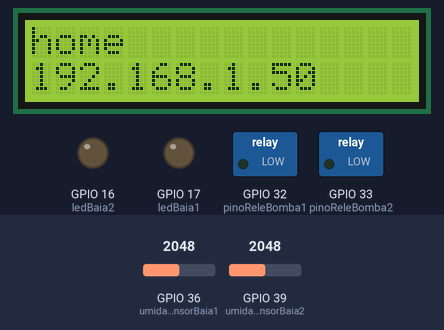
The sketch below on a simulated ESP32. On the bench: 16×2 character LCD, switched loads named in the sketch (green lamp = pin HIGH), output pins drawn as LEDs (lit = HIGH). The inputs (shaded band) are chosen by the test bench; at power-on: GPIO 36 (umidadeSensorBaia1) = 2048, GPIO 39 (umidadeSensorBaia2) = 2048. WiFi joins after 1.5 s; servers stay silent unless stated; storage starts empty; no MQTT or app messages arrive unless stated; what the sketch prints to the serial monitor is not drawn.

Above: at 3.0 s.
3.1 s: GPIO 36 (umidadeSensorBaia1) set to 3948
11.7 s: GPIO 36 (umidadeSensorBaia1) set to 4061
At 20.7 s:
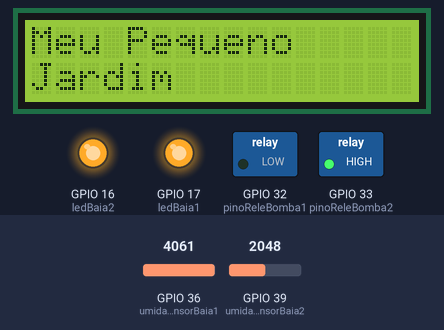
21.8 s: GPIO 39 (umidadeSensorBaia2) set to 3942
31.7 s: GPIO 39 (umidadeSensorBaia2) set to 4037
At 40.8 s:
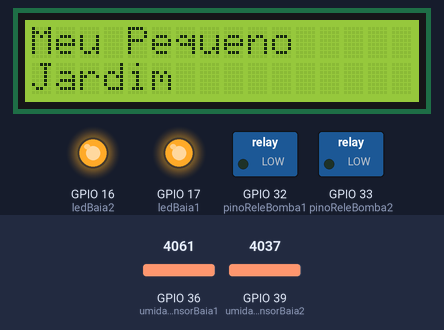
41.8 s: GPIO 36 (umidadeSensorBaia1) set to 3603
At 50.6 s:
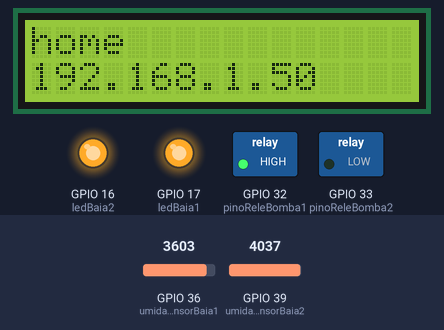
Timing chart, 0 to 52.1 s (numbered marks = the images above; inputs shaded):
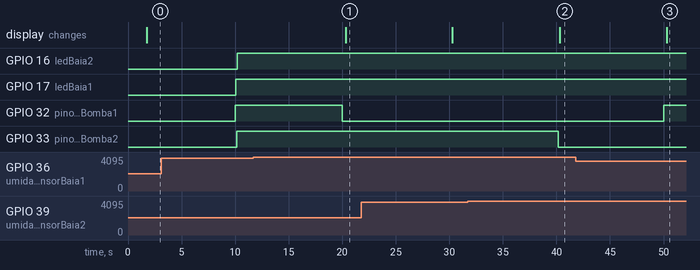

Measured:
- the behaviour switches between 3999 and 4000 on GPIO 36 (umidadeSensorBaia1) (found by bisection; images 0 and 1)
- the behaviour switches between 4000 and 4001 on GPIO 39 (umidadeSensorBaia2) (found by bisection; images 1 and 2)
- after the input at 11.7 s, GPIO 32 (pinoReleBomba1): HIGH → LOW after 8.3 s
- after the input at 31.7 s, GPIO 33 (pinoReleBomba2): HIGH → LOW after 8.5 s
- after the input at 41.8 s, GPIO 32 (pinoReleBomba1): LOW → HIGH after 8.2 s

The sketch:

MPJCode.ino
```cpp
#include <SPI.h>
#include <SD.h>
#include <ArduinoJson.h>
#include <WiFi.h>  // Estabelecer a conexão da ESP32 à rede Wi-Fi.
#include <string.h>
#include <ESP32Servo.h>
#include <WiFiManager.h>
#include <ArduinoMqttClient.h>
#include <Wire.h>
#include <LiquidCrystal_I2C.h>
// Define Struct
struct Bay {
  int idBay;

  int pinBomb;
  int pinLight;
  int domeID;
  int pinUmySensor;

  bool statusBomb;
  bool statusLight;
  bool statusDome;

  float umySensorValue;
  float umySensorValueDefault;
  float lightTimePicker;
  float lightTimePickerDefault;
};

// Define PINS
const int pinoReleBomba1 = 32;  // Exemplo: pino GPIO 5
const int pinoReleBomba2 = 33;  // Exemplo: pino GPIO 18
// const int pinDome1 = 14;        // Exemplo: pino GPIO 13
//const int pinoServoDireito2 = 14;   // Exemplo: pino GPIO 14
// const int pinDome2 = 27;  // Exemplo: pino GPIO 12
//const int pinoServoEsquerdo2 = 27;  // Exemplo: pino GPIO 27
#define umidadeSensorBaia1 A0  // PINO 36
#define umidadeSensorBaia2 A3  // PINO 39
// const int nivelSensor = 32;         // Exemplo: pino GPIO 32
const int ledBaia1 = 17;  // Exemplo: pino GPIO 19
const int ledBaia2 = 16;   // Exemplo: pino GPIO 21

// Define variables
Bay baia[2];
const int chipSelect = 5;
Servo servosBay[2];
const char broker[] = "test.mosquitto.org";
int port = 1883;
String topic;

WiFiClient wifiClient;
MqttClient mqttClient(wifiClient);

unsigned long messageSelector=0;

// Cria um buffer de memória para o JSON. O tamanho é ajustado ao tamanho do JSON.
StaticJsonDocument<3072> doc;

//Leitor LCD
LiquidCrystal_I2C LCD = LiquidCrystal_I2C(0x27, 16, 2);
unsigned long previousMillis = 0;  // Tempo de referência
const long interval = 10000;       // Intervalo de 10 segundos
void setup() {
  // put your setup code here, to run once:
  Serial.begin(9600);
  Serial.println("Hello, ESP32!");
  Serial.println("Inicializando o SD card...");
  LCD.init();
  LCD.backlight();  // Liga a luz de fundo
  LCD.setCursor(0, 0);
  LCD.print("Bem vindo ao Meu");
  LCD.setCursor(0, 1);
  LCD.print("Pequeno Jardim");
  // delay(2000);
  // Verifica se o cartão SD foi inicializado corretamente
  if (!SD.begin(chipSelect)) {
    Serial.println("Falha na inicialização do SD card!");
    configBay("");
  } else {
    Serial.println("SD card inicializado com sucesso!");
    String data = readFile("baysConfig");
    configBay(data);
  }
  connectWifi();
  attachPins();
}

void loop() {
  unsigned long currentMillis = millis();
  if (currentMillis - previousMillis >= interval) {
    previousMillis = currentMillis;
    for (int i = 0; i < 2; i++) {
      controlHumidity(&baia[i]);
      controlLight(&baia[i]);
    }
    // String docSerializedJson = serializeJsonStruct();
    // Serial.println(docSerializedJson);
    writeFile("baysConfig");
    mqttClient.poll();
    recieveMessage();
    sendMessage();
    changeLCDMessage();
  }

}
void changeLCDMessage(){
  messageSelector++;
  LCD.clear();
  if(messageSelector%2==0){
  LCD.setCursor(0, 0);
  LCD.print("Meu Pequeno");
  LCD.setCursor(0, 1);
  LCD.print("Jardim");
  }else{
  LCD.setCursor(0, 0);
  LCD.print(WiFi.SSID());
  LCD.setCursor(0, 1);
  LCD.print(WiFi.localIP());

  }
}
void configBay(String configs) {
  if (configs == "") {
    baia[0] = { 0, pinoReleBomba1, ledBaia1, 0, umidadeSensorBaia1, false, false, false, 0, 4000, 0, 21600 };
    baia[1] = { 1, pinoReleBomba2, ledBaia2, 1, umidadeSensorBaia2, false, false, false, 0, 4000, 0, 21600 };
    writeFile("baysConfig");
  } else {
    if (convertJson(configs)) {
      for (JsonObject module : doc["bays"].as<JsonArray>()) {
        int idBay = module["idBay"];

        baia[idBay].idBay = idBay;
        baia[idBay].pinBomb = module["pinBomb"];
        baia[idBay].pinLight = module["pinLight"];
        baia[idBay].domeID = module["domeID"];
        baia[idBay].pinUmySensor = module["pinUmySensor"];

        baia[idBay].statusBomb = module["statusBomb"];
        baia[idBay].statusLight = module["statusLight"];
        baia[idBay].statusDome = module["statusDome"];

        baia[idBay].umySensorValue = module["umySensorValue"];
        baia[idBay].umySensorValueDefault = module["umySensorValueDefault"];
        baia[idBay].lightTimePicker = module["lightTimePicker"];
        baia[idBay].lightTimePickerDefault = module["lightTimePickerDefault"];
      }
    } else {
      configBay("");
    }
  }
}

void updateBay(String configs) {
  StaticJsonDocument<3072> docRecived;
  DeserializationError error = deserializeJson(docRecived, configs);
  // Verifica se houve erro na deserialização
  if (error) {
    Serial.print("Erro na leitura do JSON: ");
    Serial.println(error.f_str());
  } else {
    for (JsonObject module : docRecived.as<JsonArray>()) {
      int idBay = module["idBay"];
      baia[idBay].umySensorValueDefault = module["umySensorValueDefault"];
      baia[idBay].lightTimePickerDefault = module["lightTimePickerDefault"];
    }
    Serial.println(serializeJsonStruct());
  }
}
void writeFile(String nameArchive) {
  // Abre o arquivo para leitura:
  File dataFile = SD.open("/" + nameArchive + ".json", FILE_WRITE);

  // Verifica se o arquivo foi aberto corretamente
  if (dataFile) {
    Serial.println("Escrevendo no arquivo...");
    String docSerializedJson = serializeJsonStruct();
    dataFile.println(docSerializedJson);
    // Fecha o arquivo após a escrita
    dataFile.flush();
    dataFile.close();
    Serial.println("Arquivo escrito e fechado com sucesso.");
  } else {
    // Se houver erro ao abrir o arquivo, exibe uma mensagem de erro
    SD.end();  // Finalize a conexão com o SD
    if (SD.begin(chipSelect)) {
      Serial.println("sd reiniciado");
    }
    Serial.println("Erro ao abrir o arquivo para escrita.");
  }
}

String readFile(String nameArchive) {
  File dataFileRead = SD.open("/" + nameArchive + ".json");
  String allfile = "";
  if (dataFileRead) {
    Serial.println("Lendo arquivo:");

    // Lê o arquivo linha por linha e imprime no terminal:
    while (dataFileRead.available()) {
      char c = dataFileRead.read();  // Lê um caractere
      allfile += c;                  // Adiciona o caractere à string
    }

    // Fecha o arquivo após a leitura:
    dataFileRead.close();
  } else {
    // Se o arquivo não puder ser aberto, exibe uma mensagem de erro:
    Serial.println("Erro ao abrir o arquivo");
  }
  return allfile;
}

boolean convertJson(String jsonString) {
  Serial.println("Convertendo arquivo");


  // Deserializa a string JSON e armazena os dados no documento
  DeserializationError error = deserializeJson(doc, jsonString);

  // Verifica se houve erro na deserialização
  if (error) {
    Serial.print("Erro na leitura do JSON: ");
    Serial.println(error.f_str());
    return false;
  }
  return true;
}

String serializeJsonStruct() {
  // Criar um objeto JSON
  DynamicJsonDocument docWriter(1024);  // Tamanho do documento JSON
  // Preencher o documento JSON com o array de estruturas
  JsonArray jsonArray = docWriter.createNestedArray("bays");

  for (int i = 0; i < 2; i++) {
    JsonObject baiaObject = jsonArray.createNestedObject();
    baiaObject["idBay"] = baia[i].idBay;
    baiaObject["pinBomb"] = baia[i].pinBomb;
    baiaObject["pinLight"] = baia[i].pinLight;
    baiaObject["domeID"] = baia[i].domeID;
    baiaObject["pinUmySensor"] = baia[i].pinUmySensor;
    baiaObject["statusBomb"] = baia[i].statusBomb;
    baiaObject["statusLight"] = baia[i].statusLight;
    baiaObject["statusDome"] = baia[i].statusDome;
    baiaObject["umySensorValue"] = baia[i].umySensorValue;
    baiaObject["umySensorValueDefault"] = baia[i].umySensorValueDefault;
    baiaObject["lightTimePicker"] = baia[i].lightTimePicker;
    baiaObject["lightTimePickerDefault"] = baia[i].lightTimePickerDefault;
  }
  String strginJson;
  serializeJson(jsonArray, strginJson);
  return strginJson;
}

String serializeJsonStructToMqtt() {
  // Criar um objeto JSON
  DynamicJsonDocument docWriter(1024);  // Tamanho do documento JSON
  // Preencher o documento JSON com o array de estruturas
  JsonArray jsonArray = docWriter.createNestedArray("bays");

  for (int i = 0; i < 2; i++) {
    JsonObject baiaObject = jsonArray.createNestedObject();
    baiaObject["idBay"] = baia[i].idBay;
    baiaObject["umySensorValue"] = baia[i].umySensorValue;
    baiaObject["umySensorValueDefault"] = baia[i].umySensorValueDefault;
    baiaObject["lightTimePicker"] = baia[i].lightTimePicker;
    baiaObject["lightTimePickerDefault"] = baia[i].lightTimePickerDefault;
  }
  String strginJson;
  serializeJson(jsonArray, strginJson);
  return strginJson;
}

void connectWifi() {
  WiFiManager wifiManager;
  wifiManager.setConfigPortalTimeout(240);
  LCD.clear();
  LCD.setCursor(0, 0);
  LCD.print("Conecte ao Wifi");
  LCD.setCursor(0, 1);
  LCD.print("MeuPequenoJardim");
  if (!wifiManager.autoConnect("MeuPequenoJardim")) {
    Serial.println(F("Falha na conexao. Resetar e tentar novamente..."));
    // delay(3000);
    ESP.restart();
    // delay(5000);
  }
  // delay(2000);
  LCD.clear();
  LCD.setCursor(0, 0);
  LCD.print("Conectado na");
  LCD.setCursor(0, 1);
  LCD.print("rede Wifi.");
  // delay(3000);
  LCD.clear();
  LCD.setCursor(0, 0);
  LCD.print(WiFi.SSID());
  LCD.setCursor(0, 1);
  LCD.print(WiFi.localIP());
  Serial.println(F("Conectado na rede Wifi."));
  Serial.print(F("Endereco IP: "));
  Serial.println(WiFi.localIP());
  Serial.println(WiFi.SSID());
  connectMqtt();
}

void connectMqtt() {
  if (!mqttClient.connect(broker, port)) {
    Serial.print("MQTT connection failed! Error code = ");
    Serial.println(mqttClient.connectError());
    while (1)
      ;
  }
  String topicMqtt = WiFi.SSID() + "-" + WiFi.localIP().toString();
  Serial.println("You're connected to the MQTT broker!");
  Serial.println(topicMqtt);
  mqttClient.subscribe(topicMqtt);
  topic = topicMqtt;
  Serial.println();
}

void recieveMessage() {
  // Se receber uma nova mensagem no tópico assinado
  if (mqttClient.available()) {
    String topic = mqttClient.messageTopic();
    String payload = mqttClient.readString();
    Serial.print("Mensagem recebida no tópico: ");
    Serial.println(topic);
    Serial.print("Conteúdo: ");
    Serial.println(payload);
    updateBay(payload);
  }
}

void sendMessage() {
  String docSerializedJson = serializeJsonStructToMqtt();
  mqttClient.beginMessage(topic + "-ESP");
  mqttClient.print(docSerializedJson);
  mqttClient.endMessage();
}
void attachPins() {
  pinMode(pinoReleBomba1, OUTPUT);
  pinMode(pinoReleBomba2, OUTPUT);
  pinMode(umidadeSensorBaia1, INPUT);
  pinMode(umidadeSensorBaia2, INPUT);
  // pinMode(nivelSensor, INPUT);
  pinMode(ledBaia1, OUTPUT);
  pinMode(ledBaia2, OUTPUT);
  // servosBay[0].attach(pinDome1);
  // servosBay[1].attach(pinDome2);
}

void openBay(Bay* baiaParameter) {
  Serial.print("Abrindo baia de: ");
  Serial.println(baiaParameter->idBay);
  // servosBay[baiaParameter->domeID].write(45);
  baiaParameter->statusDome = true;
  ledsOn(baiaParameter);
}

void closeBay(Bay* baiaParameter) {
  Serial.print("Fechando baia de: ");
  Serial.println(baiaParameter->idBay);
  // servosBay[baiaParameter->domeID].write(0);
  baiaParameter->statusDome = false;
  ledsOff(baiaParameter);
}

void ledsOn(Bay* baiaParameter) {
  Serial.print("Ligando luzes de: ");
  Serial.println(baiaParameter->idBay);
  digitalWrite(baiaParameter->pinLight, HIGH);
  // baiaParameter->statusLight = true;
}

void ledsOff(Bay* baiaParameter) {
  Serial.print("Desligando luzes de: ");
  digitalWrite(baiaParameter->pinLight, LOW);
  // baiaParameter->statusLight = false;
}

void bombOn(Bay* baiaParameter) {
  Serial.print("Ligando bomba de: ");
  Serial.println(baiaParameter->idBay);
  digitalWrite(baiaParameter->pinBomb, HIGH);
  baiaParameter->statusBomb = true;
}

void bombOff(Bay* baiaParameter) {
  Serial.print("Desligando bomba de: ");
  Serial.println(baiaParameter->idBay);
  digitalWrite(baiaParameter->pinBomb, LOW);
  baiaParameter->statusBomb = false;
}

void updateHumidity(Bay* baiaParameter) {
  Serial.print("Verificando Umidade de: ");
  Serial.println(baiaParameter->idBay);
  baiaParameter->umySensorValue = analogRead(baiaParameter->pinUmySensor);
}

void controlHumidity(Bay* baiaParameter) {
  Serial.print("Controlando Umidade de: ");
  Serial.println(baiaParameter->idBay);
  updateHumidity(baiaParameter);
  if (baiaParameter->umySensorValueDefault > baiaParameter->umySensorValue && !baiaParameter->statusBomb) {
    bombOn(baiaParameter);
  } else if (baiaParameter->umySensorValueDefault < baiaParameter->umySensorValue && baiaParameter->statusBomb) {
    bombOff(baiaParameter);
  }
}

void controlLight(Bay* baiaParameter) {
  Serial.print("Controlando Luz de: ");
  Serial.println(baiaParameter->idBay);
  if (baiaParameter->lightTimePickerDefault > baiaParameter->lightTimePicker) {
      ledsOn(baiaParameter);
          Serial.print("Somando 10 segundos na luz de: ");
    Serial.println(baiaParameter->idBay);
    baiaParameter->lightTimePicker += 10;
  } else if (baiaParameter->lightTimePickerDefault <= baiaParameter->lightTimePicker) {
    ledsOff(baiaParameter);
  }

}
```
